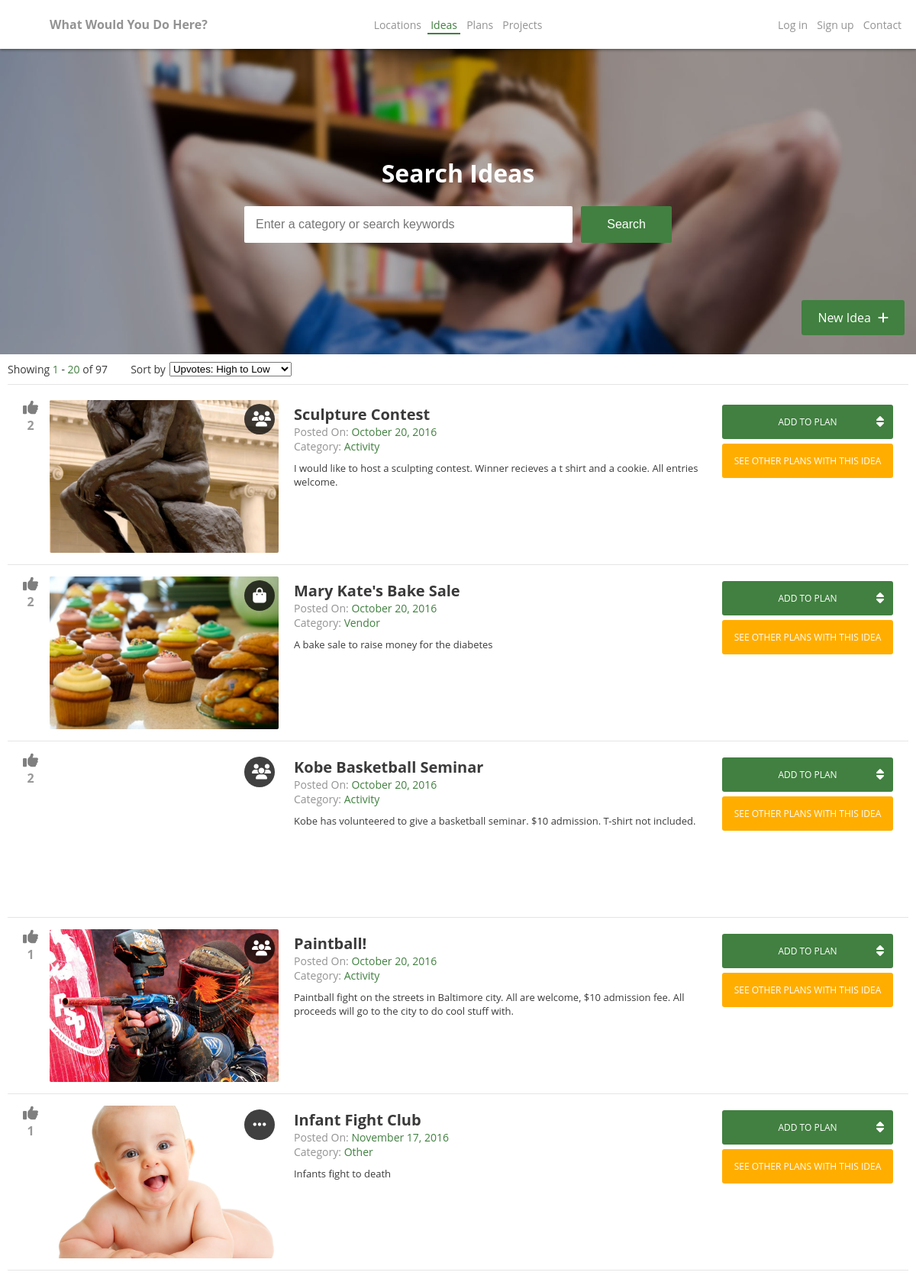
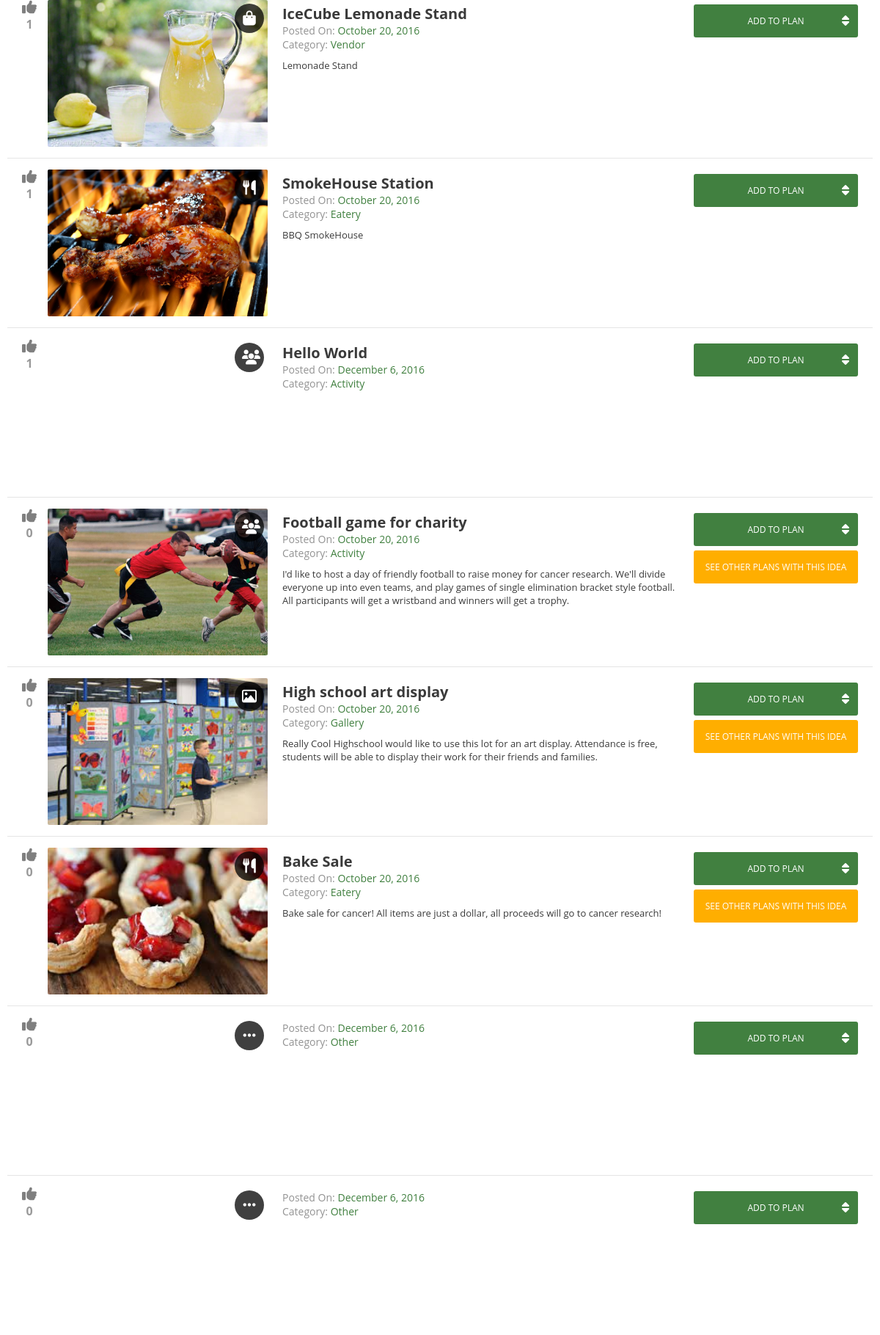
Screenshot of /ideas/index.php (upper part) with the database file from the repository (2 pictures, top to bottom).
### tables this page shows
CREATE TABLE `ideas` (
  `id` int(11) unsigned NOT NULL AUTO_INCREMENT,
  `title` varchar(500) NOT NULL DEFAULT '',
  `description` longtext NOT NULL,
  `category` int(11) NOT NULL DEFAULT '0',
  `timestamp` timestamp NOT NULL DEFAULT CURRENT_TIMESTAMP,
  `image` varchar(250) NOT NULL DEFAULT '',
  `owner` int(11) DEFAULT NULL,
  PRIMARY KEY (`id`)
);

### helpers/paginate.php (called while the page is built)
<?php
    $itemCount = 20;
    $page = isset($_GET["page"]) ? $_GET["page"] : 1;
?>

### helpers/vars.php (called while the page is built)
<?php
    $idea_categories = [
        "0" => [
            "title" => "other",
            "fa-icon" => "fa-ellipsis-h",
            "image" => "other.jpg"
        ],
        "1" => [
            "title" => "coffee shop",
            "fa-icon" => "fa-coffee",
            "image" => "coffee.jpg"
        ],
        "2" => [
            "title" => "eatery",
            "fa-icon" => "fa-cutlery",
            "image" => "eatery.jpg"
        ],
        "3" => [
            "title" => "bar",
            "fa-icon" => "fa-glass",
            "image" => "bar.jpg"
        ],
        "4" => [
            "title" => "outdoor / park",
            "fa-icon" => "fa-leaf",
            "image" => "park.jpg"
        ],
        "5" => [
            "title" => "parking",
            "fa-icon" => "fa-car",
            "image" => "parking.jpg"
        ],
        "6" => [
            "title" => "activity",
            "fa-icon" => "fa-users",
            "image" => "activity.jpg"
        ],
        "7" => [
            "title" => "vendor",
            "fa-icon" => "fa-shopping-bag",
            "image" => "vendor.jpg"
        ],
        "8" => [
            "title" => "gallery",
            "fa-icon" => "fa-picture-o",
            "image" => "gallery.jpg"
        ]
    ];
?>

### ideas/index.php (the view, shortened to what this page needs)
<?php
	include "../helpers/paginate.php";
	include "../helpers/vars.php";
	include "../helpers/conn.php";
	$q = $conn->prepare("SELECT COUNT(i.id) as total FROM ideas i");
	$q->execute();
	$total = $q->get_result()->fetch_array(MYSQLI_ASSOC)["total"];
	$offset = $itemCount * ($page - 1);
	$id = isset($_SESSION["user"]["id"]) ? $_SESSION["user"]["id"] : 0;
	if (isset($_GET["isSearch"])) {
		$theQuery = "SELECT * FROM `locations` WHERE `building_address` LIKE '%{$_GET["sAddress"]}%' AND `building_address` LIKE '%{$_GET["sAddress"]}%' AND `block` LIKE '%{$_GET["sBlock"]}%' AND `lot` LIKE '%{$_GET["sLot"]}%' AND `zip_code` LIKE '%{$_GET["sZip"]}%' AND `city` LIKE '%{$_GET["sCity"]}%' AND `neighborhood` LIKE '%{$_GET["sNeighborhood"]}%' AND `police_district` LIKE '%{$_GET["sPoliceDistrict"]}%' AND `council_district` LIKE '%{$_GET["sCouncilDistrict"]}%' AND `longitude` LIKE '%{$_GET["sLongitude"]}%' AND `latitude` LIKE '%{$_GET["sLatitude"]}%' AND `owner` LIKE '%{$_GET["sOwner"]}%' AND `use` LIKE '%{$_GET["sUse"]}%' AND `mailing_address` LIKE '%{$_GET["sMailingAddr"]}%'";
	} else {
		if (isset($_GET["sort"]) && $_GET["sort"] == "upvotes-asc") $sort = "`upvotes` ASC";
		elseif (isset($_GET["sort"]) && $_GET["sort"] == "date-desc") $sort = "`timestamp` DESC";
		elseif (isset($_GET["sort"]) && $_GET["sort"] == "date-asc") $sort = "`timestamp` ASC";
		else $sort = "`upvotes` DESC";
		$q = $conn->prepare("SELECT i.*,
			(SELECT COUNT(up_i.id) FROM upvotes_ideas up_i WHERE up_i.idea_id = i.id) AS `upvotes`,
			(SELECT COUNT(up_i_u.id) FROM upvotes_ideas up_i_u WHERE up_i_u.user_id = $id AND up_i_u.idea_id = i.id) AS `upvoted`,
			COUNT(pl.id) AS `plans` FROM ideas i LEFT JOIN plans pl ON pl.idea_id = i.id GROUP BY i.id ORDER BY $sort LIMIT $itemCount OFFSET $offset");
	}
	$q->execute();
	$data = $q->get_result();
?>
<!DOCTYPE html>
<html>
	<head>
		<link href="../helpers/header_footer.css" type="text/css" rel="stylesheet" />
		<link href="../helpers/splash.css" type="text/css" rel="stylesheet" />
		<link href="styles.css" type="text/css" rel="stylesheet" />
	</head>
	<body>
		<div class="width">
			<div id="nav">
	            <div class="nav-inner width clearfix <?php if (isset($_SESSION['user'])) echo 'loggedin' ?>">
	                <a href="../home">
	                    <div id="logo"></div>
	                    <div id="logo_name">What Would You Do Here?</div>
	                </a>
	                <div id="user_nav" class="nav">
	                    <?php if (!isset($_SESSION["user"])) { ?>
	                        <ul>
	                            <a href="../login"><li>Log in</li></a>
	                            <a href="#"><li>Sign up</li></a>
	                            <a href="../contact"><li>Contact</li></a>
	                        </ul>
	                    <?php } ?>
	                </div>
	                <div id="main_nav" class="nav">
	                    <ul>
	                        <a href="../locations"><li>Locations</li></a>
	                        <a href="../ideas" class="active"><li>Ideas</li></a>
	                        <a href="../plans"><li>Plans</li></a>
	                        <a href="../projects"><li>Projects</li></a>
	                    </ul>
	                </div>
	            </div>
	        </div>
		</div>
		<div id="splash">
			<div class="splash_content">
				<h1>Search Ideas</h1>
				<form method="POST">
					<input type="submit" name="simple_search" value="Search"></input>
					<input name="search" type="text" placeholder="Enter a category or search keywords" />
				</form>
			</div>
			<div class="new-of-type">
				New Idea
				<i class="fa fa-plus" aria-hidden="true"></i>
			</div>
		</div>
		<div class="grid-inner width">
			<div id="toolbar">
				<div id="item-count">
					Showing <span><?php echo $offset + 1 ?></span> -
					<span><?php echo ($total - $offset > $itemCount) ? $itemCount : $total ?></span> of <?php echo $total ?>
				</div>
				<div id="sort">
					<span>Sort by</span>
					<select>
						<option value="default" selected>Upvotes: High to Low</option>
					</select>
				</div>
			</div>
			<?php
			while ($row = $data->fetch_array(MYSQLI_ASSOC)) {
				if (isset($row["checklist"])) $row["checklist"] = explode("[-]", $row["checklist"]); ?>
				<div class="idea
				<?php if (isset($row["owner"]) && $row["owner"] == $_SESSION["user"]["id"]) echo "mine" ?>"
				data-idea="<?php echo $row["id"] ?>">
					<div class="grid-item width">
						<div class="plan-buttons options btn-group">
							<div class="btn op-1"><a>Add to plan <i class="fa fa-sort" aria-hidden="true"></i></a></div>
							<?php if ($row["plans"] > 0) { ?> <div class="btn op-2"><a href="../plans?location=<?php echo $row["id"] ?>">See other plans with this idea</a></div> <?php } ?>
						</div>
						<div class="vote">
							<div class="upvote <?php if ($row["upvoted"] == 1) echo "me"; ?>">
								<i class="fa fa-thumbs-up" aria-hidden="true"></i>
								<div class="vote_count"><?php echo $row["upvotes"] ?></div>
							</div>
						</div>
						<div class="idea_image_wrapper">
							<i class="fa <?php echo $idea_categories[$row['category']]['fa-icon'] ?>"></i>
							<div class="overlay"></div>
							<div class="idea_image" style="background-image: url(../helpers/idea_images/<?php if (isset($row['image'])) echo $row['image']; else echo "no_image.jpg";?>);"></div>
						</div>
						<div class="idea_desc">
							<div class="title"><?php echo $row["title"] ?></div>
							<div class="post_date">Posted on:  <span><?php echo date("F j, Y", strtotime($row["timestamp"])) ?></span></div>
							<div class="category">Category: <span><?php echo $idea_categories[$row['category']]["title"] ?></span></div>
							<div class="description"><?php echo $row["description"] ?></div>
						</div>
					</div>
				</div>
		 	<?php }
			?>
		</div>
	</body>
</html>

### helpers/header_footer.css (style rules this page uses)
.width { padding: 0px 15px; margin: auto; }
.vote_count { text-align: center; font-size: 16px; font-weight: bold; color: rgba(0, 0, 0, 0.4); opacity: 1; }
.new-of-type { color: white; background: #418040; border-radius: 3px; padding: 12px 21px; position: absolute; bottom: 25px; right: 15px; font-size: 16px; text-transform: capitalize; cursor: pointer; transition: opacity 0.15s ease; -webkit-font-smoothing: subpixel-antialiased; }
.new-of-type i { margin-left: 5px; }
#toolbar { width: 100%; font-size: 14px; border-bottom: 1px solid rgba(0, 0, 0, 0.1); padding-bottom: 10px; margin-bottom: 5px; }
#toolbar #item-count { float: left; margin-right: 30px; }
#toolbar #item-count span { color: #418040; }
#toolbar #sort span { float: left; color: #3A3A3A; }
#toolbar #sort select { float: left; margin-left: 5px; }
.options.btn-group { float: right; margin-left: 20px; }
.options.btn-group .btn { width: 220px; padding: 12px 0px; text-align: center; transition: all 0.2s ease; border-radius: 3px; margin-top: 6px; text-transform: uppercase; font-size: 12px; border: 2px solid transparent; transition: all 0.2s ease; opacity: 1; margin-left: 0; position: relative; }
.options.btn-group i { right: 10px; font-size: 16px; top: 12px; position: absolute; }
.options.btn-group .btn a { color: white; text-decoration: none; transition: all 0.2s ease; -webkit-font-smoothing: subpixel-antialiased; }
.options.btn-group .btn.op-1 { background: #418040; }
.options.btn-group .btn.op-2 { background: #ffae00; }
body { padding: 0; margin: 0; font-family: "Open Sans", sans-serif; color: #3a3a3a; }
#nav { background: white; position: fixed; top: 0; left: 0; padding: 5px 0; width: 100%; z-index: 10; box-shadow: 0px 2px 3px 0px rgba(0,0,0,0.3); }
#main_nav { position: absolute; margin: auto; left: 0; right: 0; }
.clearfix:after { content: " "; display: block; height: 0; clear: both; }
#nav #logo { background-image: url(../images/logo.png); background-size: contain; background-position: center; background-repeat: no-repeat; height: 40px; width: 40px; float: left; margin-top: 5px; }
#logo_name { color: #939393; font-weight: 700; margin: 16px 0px 0px 10px; width: 250px; float: left; }
.nav { width: 400px; text-align: center; margin: auto; }
.nav a { color: #939393; text-decoration: none; transition: color 0.15s ease; font-size: 14px; position: relative; }
.nav a:hover, .nav a.active { color: #418040; }
.nav a.active:after { content: " "; background: #418040; height: 2px; width: 100%; left: 0; position: absolute; bottom: -3px; }
.nav ul { padding: 0; }
.nav li { list-style-type: none; display: inline-block; margin: 0px 4px; }
#user_nav { width: 200px; float: right; text-align: right; }

### helpers/splash.css (style rules this page uses)
#splash { width: 100%; height: 400px; margin-top: 64px; background-size: cover; background-position: center top; background-repeat: no-repeat; position: relative; }
#splash .splash_content { max-width: 560px; height: 160px; color: white; text-align: center; margin: auto; position: absolute; top: 0; left: 0; right: 0; bottom: 0; }
#splash .splash_content [name=search] { padding: 15px; -webkit-appearance: none; border: 0px solid rgba(0, 0, 0, 0.15); border-radius: 2px; font-size: 16px; width: 400px; float: left; }
#splash .splash_content [name=simple_search] { float: right; padding: 15px 34px; background: #418040; border-radius: 2px; font-size: 16px; color: white; border: none; transition: opacity 0.15s ease; cursor: pointer; -webkit-font-smoothing: subpixel-antialiased; }

### rows the page displays
ideas: upvotes "2", image (picture), title "Sculpture Contest", timestamp "October 20, 2016", category "Activity", description "I would like to host a sculpting contest. Winner recieves a t shirt and a cookie. All entries welcome."
ideas: upvotes "2", image (picture), title "Mary Kate's Bake Sale", timestamp "October 20, 2016", category "Vendor", description "A bake sale to raise money for the diabetes"
ideas: upvotes "2", title "Kobe Basketball Seminar", timestamp "October 20, 2016", category "Activity", description "Kobe has volunteered to give a basketball seminar. $10 admission. T-shirt not included."
ideas: upvotes "1", image (picture), title "Paintball!", timestamp "October 20, 2016", category "Activity", description "Paintball fight on the streets in Baltimore city. All are welcome, $10 admission fee. All proceeds will go to the city to do cool stuff with."
ideas: upvotes "1", image (picture), title "Infant Fight Club", timestamp "November 17, 2016", category "Other", description "Infants fight to death"
ideas: upvotes "1", image (picture), title "IceCube Lemonade Stand", timestamp "October 20, 2016", category "Vendor", description "Lemonade Stand"
ideas: upvotes "1", image (picture), title "SmokeHouse Station", timestamp "October 20, 2016", category "Eatery", description "BBQ SmokeHouse"
ideas: upvotes "1", title "Hello World", timestamp "December 6, 2016", category "Activity"
ideas: upvotes "0", image (picture), title "Football game for charity", timestamp "October 20, 2016", category "Activity", description "I'd like to host a day of friendly football to raise money for cancer research. We'll divide everyone up into even teams, and play games of single elimination bracket style football. All participants will get a wristband and winners will get a trophy."
ideas: upvotes "0", image (picture), title "High school art display", timestamp "October 20, 2016", category "Gallery", description "Really Cool Highschool would like to use this lot for an art display. Attendance is free, students will be able to display their work for their friends and families."
ideas: upvotes "0", image (picture), title "Bake Sale", timestamp "October 20, 2016", category "Eatery", description "Bake sale for cancer! All items are just a dollar, all proceeds will go to cancer research!"
ideas: upvotes "0", timestamp "December 6, 2016", category "Other"
ideas: upvotes "0", timestamp "December 6, 2016", category "Other"

### other values shown
$offset + 1 "1"
$itemCount "20"
$total "97"
